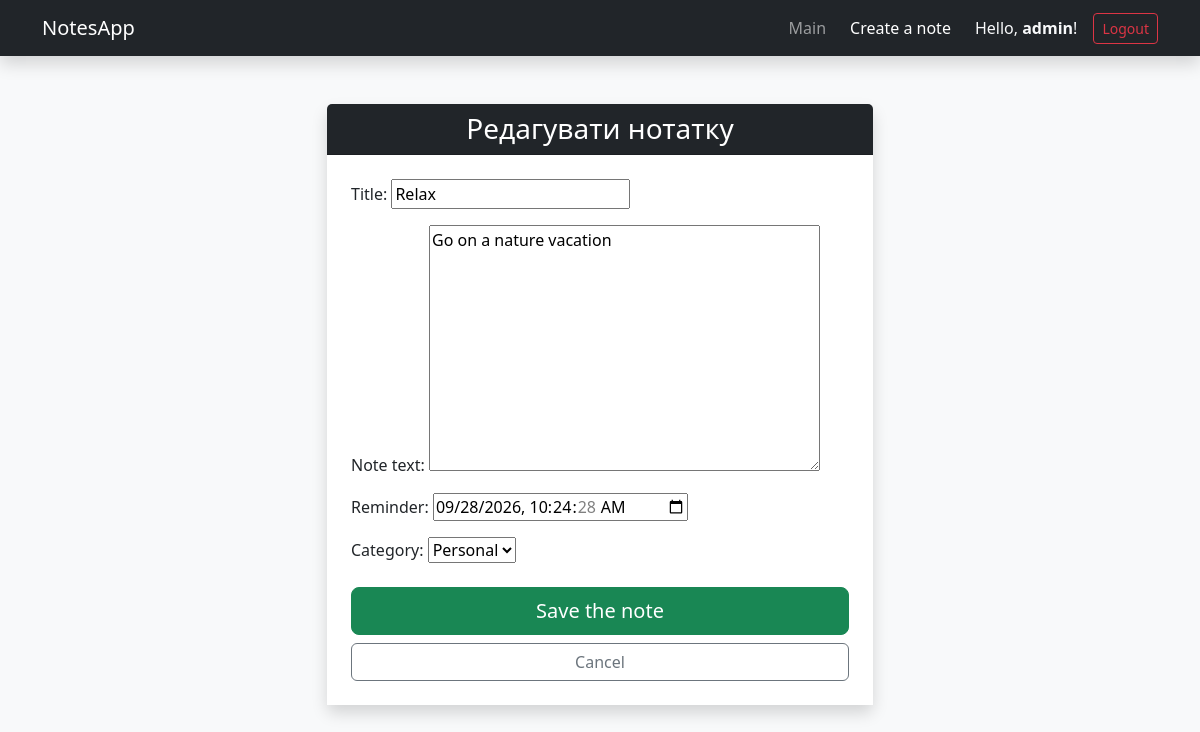
The page /3/edit/ (signed in) on the database its author committed.
### notes/models.py (models this page shows, shortened)
class Note(models.Model):
    user = models.ForeignKey(User, on_delete=models.CASCADE, default=1)
    title = models.CharField(max_length=200)
    text = models.TextField(verbose_name="Note text")
    reminder = models.DateTimeField(
        null=True, blank=True, verbose_name="Reminder"
    )
    category = models.ForeignKey(
        Category, on_delete=models.CASCADE, related_name="notes"
    )

class Category(models.Model):
    title = models.CharField(max_length=100)
    def __str__(self):
        return self.title

### notes/views.py (the view)
# urls.py: path('<int:pk>/edit/', note_edit, name='note_edit'),
@login_required(login_url='login')
def note_edit(request, pk):
    note = get_object_or_404(Note, pk=pk, user=request.user)
    if request.method == 'POST':
        form = NoteForm(request.POST, instance=note)
        if form.is_valid():
            form.save()
            return redirect('home_text')
    else:
        form = NoteForm(instance=note)
    return render(request, 'notes/note_form.html', {'form': form, 'action_title': 'Редагувати нотатку', 'note': note})

### notes/forms.py
class NoteForm(forms.ModelForm):
    class Meta:
        model = Note
        fields = ['title', 'text', 'reminder', 'category']
        widgets = {
            'reminder': forms.DateTimeInput(attrs={'type': 'datetime-local'}),
        }

### notes/templates/notes/note_form.html (shortened to what this page needs)
{% extends 'notes/base.html' %}
{% block content %}
<div class="row justify-content-center mt-5">
    <div class="col-md-6">
        <div class="card shadow border-0">
            <div class="card-header bg-dark text-white text-center">
                <h3 class="mb-0">{{ action_title }}</h3>
            </div>
            <div class="card-body p-4 bg-white">
                <form method="POST">
                    <div class="mb-3">
                        {{ form.as_p }}
                    </div>
                    <div class="d-grid gap-2 mt-4">
                        <button type="submit" class="btn btn-success btn-lg">Save the note</button>
                        <a href="{% url 'home_text' %}" class="btn btn-outline-secondary">Cancel</a>
                    </div>
                </form>
            </div>
        </div>
    </div>
</div>
{% endblock %}

### notes/templates/notes/base.html (shortened to what this page needs)
<!DOCTYPE html>
<html lang="uk">
<head>
    <link href="https://cdn.jsdelivr.net/npm/bootstrap@5.3.0/dist/css/bootstrap.min.css" rel="stylesheet">
</head>
<body class="bg-light">
    <nav class="navbar navbar-expand-lg navbar-dark bg-dark mb-4 shadow">
        <div class="container">
            <a class="navbar-brand" href="{% url 'home_text' %}">NotesApp</a>
            <div class="collapse navbar-collapse">
                <ul class="navbar-nav ms-auto align-items-center">
    <li class="nav-item">
        <a class="nav-link" href="{% url 'home_text' %}">Main</a>
    </li>
    <li class="nav-item">
        <a class="nav-link btn btn-outline-success ms-2 me-3 text-white" href="{% url 'note_create' %}">Create a note</a>
    </li>
    {% if user.is_authenticated %}
        <li class="nav-item text-light me-3">
            Hello, <strong>{{ user.username }}</strong>!
        </li>
        <li class="nav-item">
            <form action="{% url 'logout' %}" method="post" class="d-inline">
                <button type="submit" class="btn btn-outline-danger btn-sm">Logout</button>
            </form>
        </li>
    {% else %}
        <li class="nav-item">
            <a href="{% url 'login' %}" class="btn btn-primary btn-sm">Login</a>
        </li>
    {% endif %}
</ul>
            </div>
        </div>
    </nav>
    <div class="container">
        {% block content %}
        {% endblock %}
    </div>
</body>
</html>

### rows shown on the page
Note: title "Relax", text "Go on a nature vacation", reminder "09/28/2026 10:24:28", category "Personal"

### other values the page prints
{{ user.username }} "admin"
{{ action_title }} "Редагувати нотатку"
